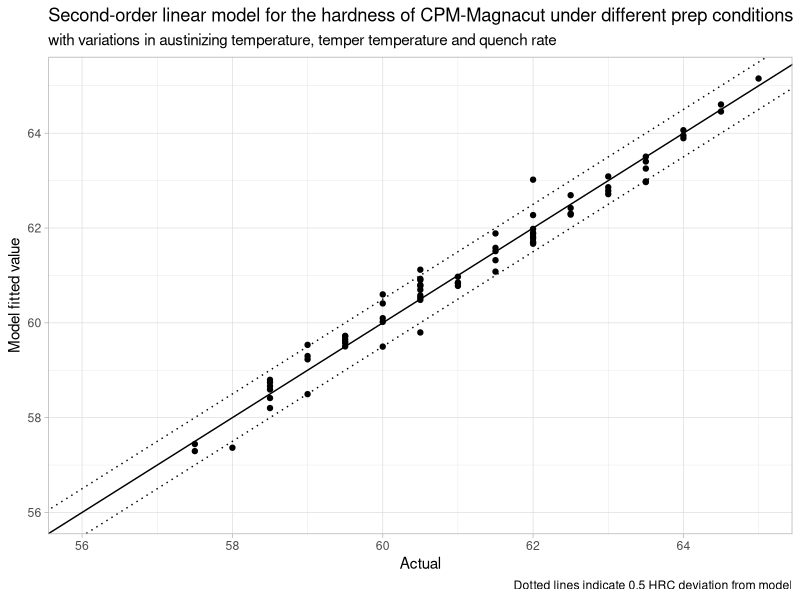
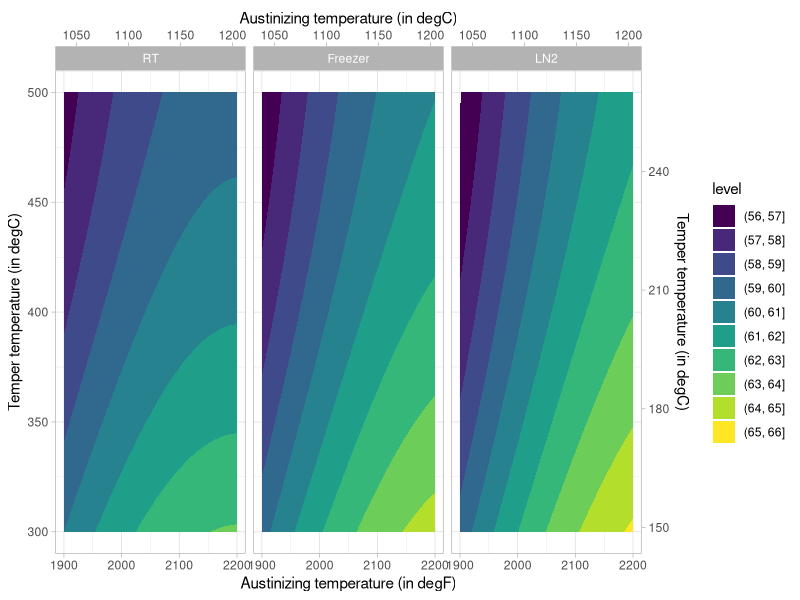
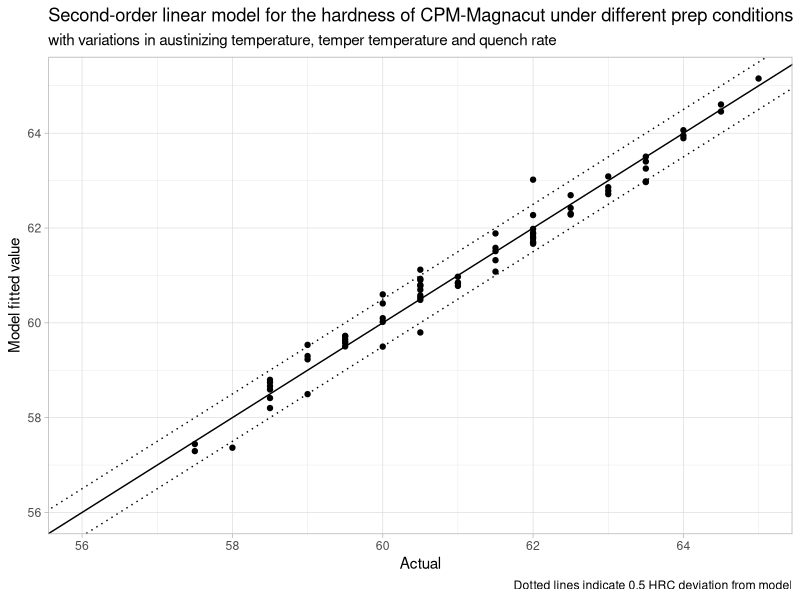
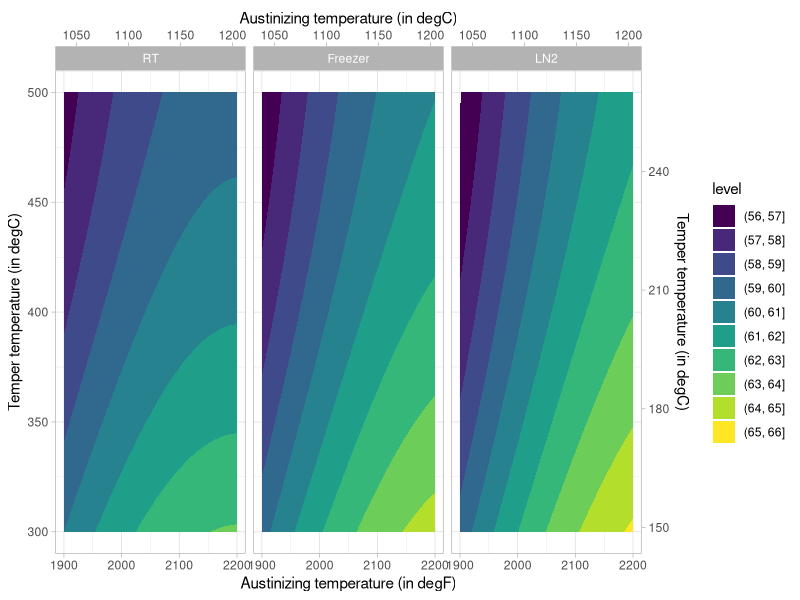

The R script that drew these images, in order:
library(tidyverse)
library(broom)
theme_set(theme_light())

hardness <-
    read_csv("hardness.csv") %>% filter(temper < 1000)

hardnessmodel <-
    lm(hardness ~ aust + I(aust^2) +temper + I(temper^2) + quench + quench:aust,
    data = hardness)

hardnessmodel %>%
    augment(interval = "confidence") %>%
    ggplot() +
    aes(hardness, .fitted) +
    geom_point() +
    geom_abline() + 
    geom_abline(slope = 1, intercept = .5, lty = 3) +
    geom_abline(slope = 1, intercept = -.5, lty = 3) +
    scale_x_continuous(breaks = seq(56, 66, 2), limits = c(56, NA)) +
    scale_y_continuous(breaks = seq(56, 66, 2), limits = c(56, NA)) + 
    labs(x = "Actual", 
        y = "Model fitted value",
        title = "Second-order linear model for the hardness of CPM-Magnacut under different prep conditions",
        subtitles = "with variations in austinizing temperature, temper temperature and quench rate",
        caption = "Dotted lines indicate 0.5 HRC deviation from model")

ggsave("hardness-prediction.png", width = 10, height = 8)

hardnessmodel %>%
    tidy() %>%
    select(-statistic) %>%
    mutate(across(estimate:std.error, ~ scales::number(.x, accuracy = .01)),
        p.value = scales::pvalue(p.value)
    ) %>%
    knitr::kable()

hardnessmodel %>%
    broom::glance() %>%
    select(ends_with("r.squared"), p.value) %>%
    mutate(across(!p.value, ~ scales::number(.x, accuracy = .0001)),
        p.value = scales::pvalue(p.value)
    ) %>%
    knitr::kable()

hardnessmodel %>%
    broom::augment(newdata = crossing(aust = seq(1900, 2200, 10),
                                      temper = seq(300, 500, 10), 
                                      quench = c("RT", "LN2", "Freezer")
                                      )
                    ) %>% 
    mutate(quench = factor(quench,  
                    levels = c("RT", "Freezer", "LN2"))
     ) %>%
    ggplot + 
    aes(x = aust, y = temper, z = .fitted, color = .fitted) + 
    geom_contour_filled(breaks = seq(56, 66, 1))  +
    facet_wrap(~quench) + 
    labs(x = "Austinizing temperature (in degF)",
         y= "Temper temperature (in degC)", 
         z = "Hardness range") + 
    scale_x_continuous(sec.axis = sec_axis(~ 5/9 * (. - 32), name = "Austinizing temperature (in degC)")) + 
    scale_y_continuous(sec.axis = sec_axis(~ 5/9 * (. - 32), name = "Temper temperature (in degC)"))
    
ggsave("hardness-contour.png", width = 18, height = 6)
